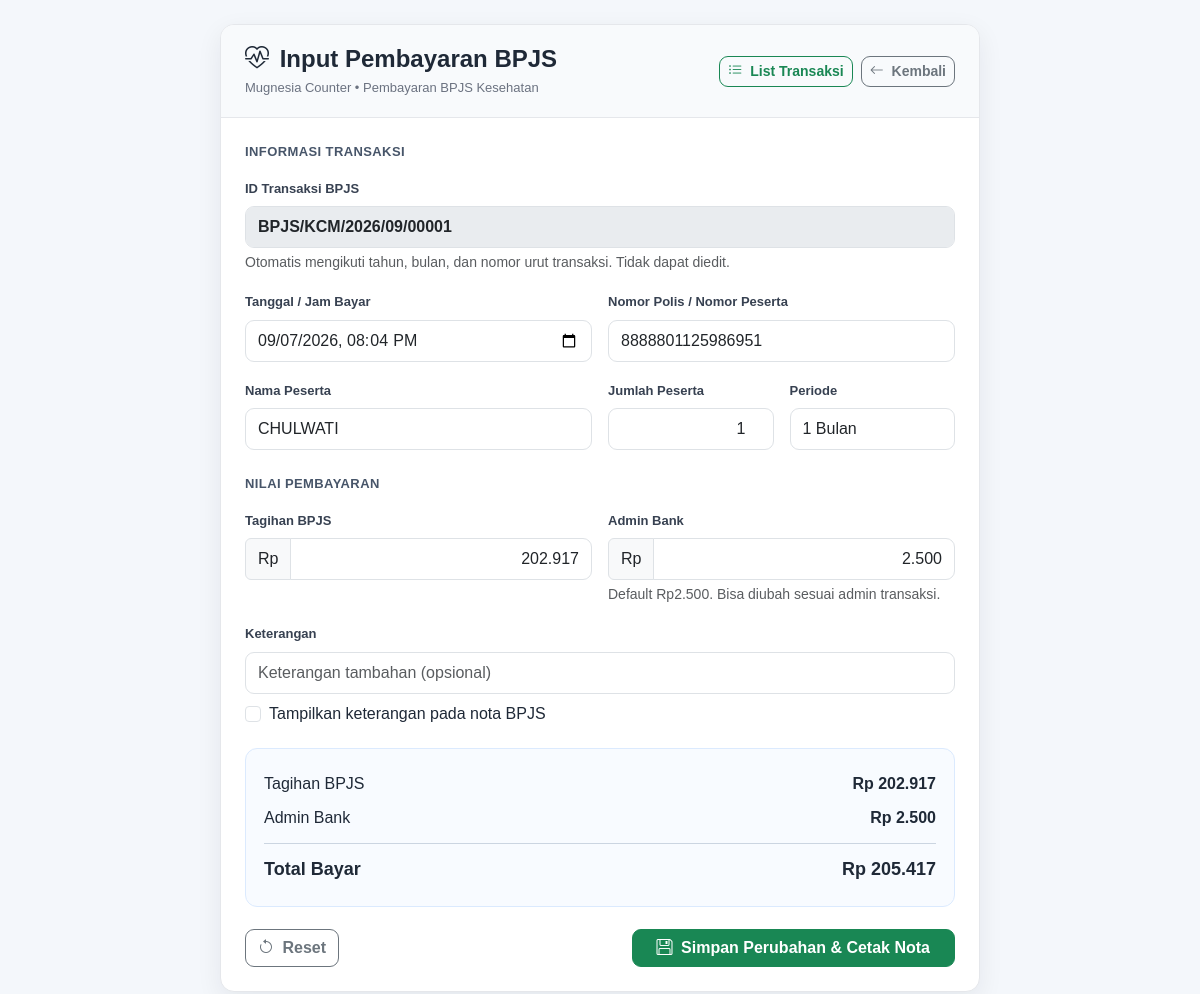
The app's page /input_bpjs.php?edit=1 with its own data.
### tables this page shows
CREATE TABLE `tb_tagihan_bpjs` (
  `id` int(11) unsigned NOT NULL AUTO_INCREMENT,
  `tgl_bayar` datetime NOT NULL,
  `no_polis` varchar(45) NOT NULL,
  `nama` varchar(45) NOT NULL,
  `Jml_peserta` int(10) unsigned NOT NULL,
  `periode` varchar(45) NOT NULL,
  `rp_tagihan` decimal(12,0) NOT NULL,
  `admin_bank` decimal(12,0) NOT NULL,
  `total_bayar` decimal(12,0) NOT NULL,
  `keterangan` varchar(100) DEFAULT NULL,
  `id_transaksi` varchar(45) NOT NULL,
  `cetak_keterangan` int(10) unsigned NOT NULL,
  PRIMARY KEY (`id`)
);

### input_bpjs.php (the view, shortened to what this page needs)
<?php
require_once "db.php";
$edit_id = isset($_GET['edit']) ? (int)$_GET['edit'] : (int)($_POST['edit_id'] ?? 0);
$edit_data = null;
if ($_SERVER['REQUEST_METHOD'] !== 'POST' && $edit_id > 0) {
    $stmt_edit = $conn->prepare("SELECT id, id_transaksi, tgl_bayar, no_polis, nama, jml_peserta, periode, rp_tagihan, admin_bank, total_bayar, keterangan, cetak_keterangan FROM tb_tagihan_bpjs WHERE id = ? LIMIT 1");
    $stmt_edit->bind_param("i", $edit_id);
    $stmt_edit->execute();
    $edit_data = $stmt_edit->get_result()->fetch_assoc();
}
$default_datetime = date('Y-m-d\TH:i');
$default_admin    = 2500;
$is_edit          = $edit_data !== null;
$form_datetime    = $is_edit ? date('Y-m-d\TH:i', strtotime($edit_data['tgl_bayar'])) : $default_datetime;
$form_no_polis    = $is_edit ? $edit_data['no_polis'] : '';
$form_nama        = $is_edit ? $edit_data['nama'] : '';
$form_jml_peserta = $is_edit ? (int)$edit_data['jml_peserta'] : 1;
$form_periode     = $is_edit ? $edit_data['periode'] : '1 Bulan';
$form_tagihan     = $is_edit ? (int)$edit_data['rp_tagihan'] : 0;
$form_admin       = $is_edit ? (int)$edit_data['admin_bank'] : $default_admin;
$form_keterangan  = $is_edit ? (string)($edit_data['keterangan'] ?? '') : '';
$form_cetak_keterangan = $is_edit ? (int)($edit_data['cetak_keterangan'] ?? 0) : 0;
$form_id_transaksi = $is_edit && trim((string)($edit_data['id_transaksi'] ?? '')) !== ''
    ? $edit_data['id_transaksi']
    : next_bpjs_transaction_id($conn, $form_datetime, $is_edit ? (int)$edit_data['id'] : 0);
?>
<!doctype html>
<html lang="id">
<head>
<link href="https://cdn.jsdelivr.net/npm/bootstrap@5.3.3/dist/css/bootstrap.min.css" rel="stylesheet">
<link rel="stylesheet" href="https://cdn.jsdelivr.net/npm/bootstrap-icons@1.11.3/font/bootstrap-icons.min.css">
</head>
<body>
<div class="bpjs-container">
    <div class="bpjs-header">
        <div class="d-flex flex-column flex-sm-row justify-content-between align-items-sm-center gap-3">
            <div>
                <h1 class="bpjs-title">
                    <i class="bi bi-heart-pulse me-1"></i>
                    Input Pembayaran BPJS
                </h1>
                <div class="bpjs-subtitle">
                    Mugnesia Counter • Pembayaran BPJS Kesehatan
                </div>
            </div>
            <div class="d-flex gap-2">
                <a href="list_bpjs.php" class="btn btn-outline-success btn-sm">
                    <i class="bi bi-list-ul me-1"></i>
                    List Transaksi
                </a>
                <a href="index.php" class="btn btn-outline-secondary btn-sm">
                    <i class="bi bi-arrow-left me-1"></i>
                    Kembali
                </a>
            </div>
        </div>
    </div>
    <div class="bpjs-body">
        <form method="post" id="formBpjs">
            <div class="section-title">
                Informasi Transaksi
            </div>
            <div class="row g-3">
                <div class="col-12">
                    <label class="form-label">ID Transaksi BPJS</label>
                    <input type="text" class="form-control fw-bold" id="id_transaksi_display"
                           value="<?= htmlspecialchars($form_id_transaksi) ?>" disabled>
                    <div class="form-text">Otomatis mengikuti tahun, bulan, dan nomor urut transaksi. Tidak dapat diedit.</div>
                </div>
                <div class="col-md-6">
                    <label class="form-label">Tanggal / Jam Bayar</label>
                    <input
                        type="datetime-local"
                        class="form-control"
                        id="tgl_bayar"
                        name="tgl_bayar"
                        value="<?= htmlspecialchars($form_datetime) ?>"
                        required>
                </div>
                <div class="col-md-6">
                    <label class="form-label">Nomor Polis / Nomor Peserta</label>
                    <input
                        type="text"
                        class="form-control"
                        name="no_polis"
                        placeholder="Masukkan nomor polis / peserta"
                        value="<?= htmlspecialchars($form_no_polis) ?>"
                        required>
                </div>
                <div class="col-md-6">
                    <label class="form-label">Nama Peserta</label>
                    <input
                        type="text"
                        class="form-control"
                        id="nama"
                        name="nama"
                        placeholder="Nama peserta BPJS"
                        value="<?= htmlspecialchars($form_nama) ?>"
                        style="text-transform: uppercase;"
                        required>
                </div>
                <div class="col-md-3">
                    <label class="form-label">Jumlah Peserta</label>
                    <input
                        type="number"
                        class="form-control text-end"
                        name="jml_peserta"
                        value="<?= $form_jml_peserta ?>"
                        min="1"
                        required>
                </div>
                <div class="col-md-3">
                    <label class="form-label">Periode</label>
                    <input
                        type="text"
                        class="form-control"
                        name="periode"
                        value="<?= htmlspecialchars($form_periode) ?>"
                        placeholder="1 Bulan">
                </div>
            </div>
            <div class="section-title mt-4">
                Nilai Pembayaran
            </div>
            <div class="row g-3">
                <div class="col-md-6">
                    <label class="form-label">Tagihan BPJS</label>
                    <div class="input-group">
                        <span class="input-group-text">Rp</span>
                        <input
                            type="text"
                            class="form-control text-end money-input"
                            id="rp_tagihan"
                            name="rp_tagihan"
                            value="<?= number_format($form_tagihan, 0, ',', '.') ?>"
                            inputmode="numeric"
                            required>
                    </div>
                </div>
                <div class="col-md-6">
                    <label class="form-label">Admin Bank</label>
                    <div class="input-group">
                        <span class="input-group-text">Rp</span>
                        <input
                            type="text"
                            class="form-control text-end money-input"
                            id="admin_bank"
                            name="admin_bank"
                            value="<?= number_format($form_admin, 0, ',', '.') ?>"
                            inputmode="numeric"
                            required>
                    </div>
                    <div class="form-text">
                        Default Rp2.500. Bisa diubah sesuai admin transaksi.
                    </div>
                </div>
            </div>
            <div class="mt-3">
                <label class="form-label">Keterangan</label>
                <input type="text" class="form-control" name="keterangan" maxlength="255"
                       value="<?= htmlspecialchars($form_keterangan) ?>"
                       placeholder="Keterangan tambahan (opsional)">
                <div class="form-check mt-2">
                    <input class="form-check-input" type="checkbox" value="1" id="cetak_keterangan"
                           name="cetak_keterangan" <?= $form_cetak_keterangan ? 'checked' : '' ?>>
                    <label class="form-check-label" for="cetak_keterangan">
                        Tampilkan keterangan pada nota BPJS
                    </label>
                </div>
            </div>
            <div class="summary-box">
                <div class="summary-row">
                    <span>Tagihan BPJS</span>
                    <strong class="money-value">
                        Rp <span id="summary_tagihan">0</span>
                    </strong>
                </div>
                <div class="summary-row">
                    <span>Admin Bank</span>
                    <strong class="money-value">
                        Rp <span id="summary_admin">2.500</span>
                    </strong>
                </div>
                <div class="summary-row total">
                    <span>Total Bayar</span>
                    <span class="money-value">
                        Rp <span id="summary_total">2.500</span>
                    </span>
                </div>
            </div>
            <div class="form-footer">
                <button
                    type="reset"
                    class="btn btn-outline-secondary"
                    id="btnReset">
                    <i class="bi bi-arrow-counterclockwise me-1"></i>
                    Reset
                </button>
                <button
                    type="submit"
                    class="btn btn-success px-4">
                    <i class="bi bi-floppy me-1"></i>
                    <?= $is_edit ? 'Simpan Perubahan & Cetak Nota' : 'Simpan & Cetak Nota BPJS' ?>
                </button>
            </div>
        </form>
    </div>
</div>
</body>
</html>

### input_bpjs.php (style rules this page uses)
body { font-family: Arial, Helvetica, sans-serif; background:#f4f7fb; margin:0; padding:24px; color:#1f2937; }
.bpjs-container { width:100%; max-width:760px; margin:0 auto; background:#ffffff; border:1px solid #e5e7eb; border-radius:14px; box-shadow:0 8px 26px rgba(15,23,42,.07); overflow:hidden; }
.bpjs-header { padding:20px 24px; border-bottom:1px solid #e5e7eb; background:#f8fafc; }
.bpjs-title { font-size:24px; font-weight:800; margin:0; }
.bpjs-subtitle { color:#6b7280; font-size:13px; margin-top:4px; }
.bpjs-body { padding:24px; }
.section-title { font-size:13px; font-weight:800; text-transform:uppercase; letter-spacing:.4px; color:#475569; margin-bottom:14px; }
.form-label { font-weight:700; font-size:13px; color:#374151; }
.form-control { border-radius:9px; min-height:42px; }
.summary-box { margin-top:22px; padding:18px; border:1px solid #dbeafe; background:#f8fbff; border-radius:12px; }
.summary-row { display:flex; justify-content:space-between; align-items:center; gap:15px; padding:5px 0; }
.summary-row.total { border-top:1px solid #cbd5e1; margin-top:8px; padding-top:12px; font-size:18px; font-weight:800; }
.money-value { font-variant-numeric:tabular-nums; white-space:nowrap; }
.form-footer { display:flex; justify-content:space-between; gap:10px; margin-top:22px; }
.btn { border-radius:9px; font-weight:600; }

### records on screen
tb_tagihan_bpjs: id_transaksi "BPJS/KCM/2026/09/00001", tgl_bayar "09/07/2026 20:04", no_polis "8888801125986951", nama "CHULWATI", jml_peserta "1", periode "1 Bulan", rp_tagihan "202.917", admin_bank "2.500"
